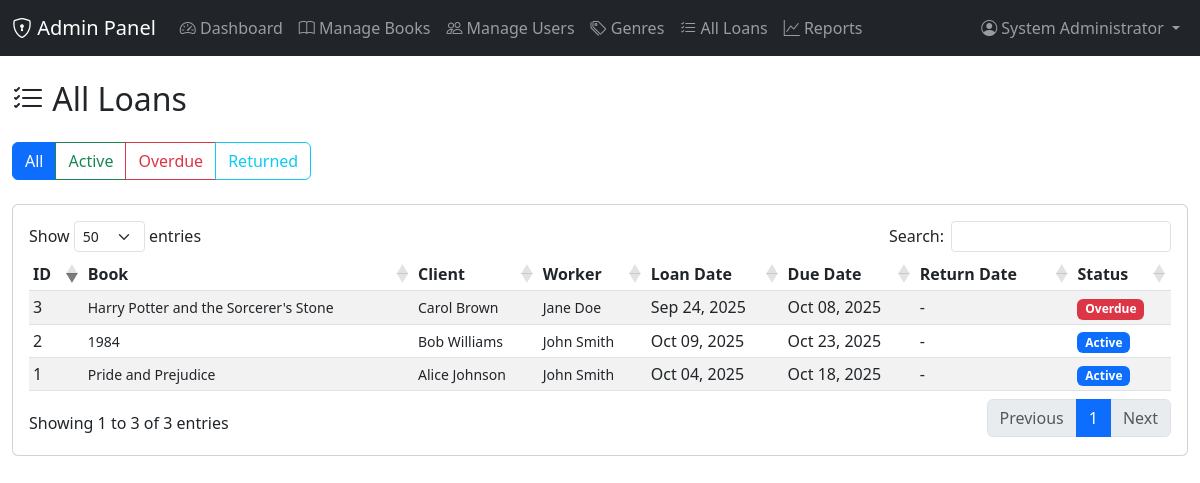
/admin/view-loans.php (signed in), run on the app's committed database.
### tables this page shows
CREATE TABLE loans (
    loan_id INT AUTO_INCREMENT PRIMARY KEY,
    book_id INT NOT NULL,
    client_id INT NOT NULL,
    worker_id INT NOT NULL,
    loan_date TIMESTAMP DEFAULT CURRENT_TIMESTAMP,
    due_date DATE NOT NULL,
    return_date TIMESTAMP NULL,
    status ENUM('active', 'returned', 'overdue', 'lost') NOT NULL DEFAULT 'active',
    notes TEXT,
    created_at TIMESTAMP DEFAULT CURRENT_TIMESTAMP,
    FOREIGN KEY (book_id) REFERENCES books(book_id) ON DELETE CASCADE,
    FOREIGN KEY (client_id) REFERENCES users(user_id) ON DELETE CASCADE,
    FOREIGN KEY (worker_id) REFERENCES users(user_id) ON DELETE CASCADE,
    INDEX idx_loans_client (client_id),
    INDEX idx_loans_book (book_id),
    INDEX idx_loans_status (status),
    INDEX idx_loans_due_date (due_date)
);

CREATE TABLE books (
    book_id INT AUTO_INCREMENT PRIMARY KEY,
    isbn VARCHAR(13) UNIQUE,
    title VARCHAR(255) NOT NULL,
    author VARCHAR(255) NOT NULL,
    publisher VARCHAR(100),
    publication_year INT,
    genre_id INT,
    total_copies INT NOT NULL DEFAULT 1,
    available_copies INT NOT NULL DEFAULT 1,
    shelf_location VARCHAR(50),
    description TEXT,
    cover_image_url VARCHAR(500),
    created_at TIMESTAMP DEFAULT CURRENT_TIMESTAMP,
    updated_at TIMESTAMP DEFAULT CURRENT_TIMESTAMP ON UPDATE CURRENT_TIMESTAMP,
    FOREIGN KEY (genre_id) REFERENCES genres(genre_id) ON DELETE SET NULL,
    CONSTRAINT check_copies CHECK (available_copies <= total_copies),
    CONSTRAINT check_total_copies CHECK (total_copies >= 0),
    CONSTRAINT check_available_copies CHECK (available_copies >= 0),
    INDEX idx_books_title (title),
    INDEX idx_books_author (author),
    INDEX idx_books_isbn (isbn),
    INDEX idx_books_genre (genre_id)
);

CREATE TABLE users (
    user_id INT AUTO_INCREMENT PRIMARY KEY,
    username VARCHAR(50) UNIQUE NOT NULL,
    email VARCHAR(100) UNIQUE NOT NULL,
    password_hash VARCHAR(255) NOT NULL,
    full_name VARCHAR(100) NOT NULL,
    role ENUM('admin', 'worker', 'client') NOT NULL,
    phone VARCHAR(20),
    address TEXT,
    is_active TINYINT(1) DEFAULT 1,
    created_at TIMESTAMP DEFAULT CURRENT_TIMESTAMP,
    updated_at TIMESTAMP DEFAULT CURRENT_TIMESTAMP ON UPDATE CURRENT_TIMESTAMP,
    INDEX idx_users_role (role),
    INDEX idx_users_email (email)
);

### includes/functions.php (called while the page is built, shortened)
<?php
function executeQuery($query, $params = []) {
    $database = new Database();
    $db = $database->getConnection();
    $stmt = $db->prepare($query);
    $stmt->execute($params);
    return $stmt;
}
function fetchAll($query, $params = []) {
    $stmt = executeQuery($query, $params);
    return $stmt->fetchAll(PDO::FETCH_ASSOC);
}
?>

### admin/view-loans.php (the view, shortened to what this page needs)
<?php
require_once '../includes/functions.php';
$filter = $_GET['filter'] ?? 'all';
$where = "1=1";
$loans = fetchAll("
    SELECT l.*, b.title, b.author, c.full_name as client_name,
           w.full_name as worker_name,
           DATEDIFF(COALESCE(l.return_date, CURDATE()), l.due_date) as days_diff
    FROM loans l
    JOIN books b ON l.book_id = b.book_id
    JOIN users c ON l.client_id = c.user_id
    JOIN users w ON l.worker_id = w.user_id
    WHERE $where
    ORDER BY l.loan_date DESC
");
?>
<!DOCTYPE html>
<html lang="en">
<head>
    <link href="https://cdn.jsdelivr.net/npm/bootstrap@5.3.0/dist/css/bootstrap.min.css" rel="stylesheet">
    <link rel="stylesheet" href="https://cdn.jsdelivr.net/npm/bootstrap-icons@1.11.0/font/bootstrap-icons.css">
    <link rel="stylesheet" href="https://cdn.datatables.net/1.13.6/css/dataTables.bootstrap5.min.css">
</head>
<body>
    <?php include 'navbar.php'; ?>
    <div class="container-fluid mt-4">
        <h2><i class="bi bi-list-check"></i> All Loans</h2>
        <div class="btn-group mt-3 mb-4">
            <a href="?filter=all" class="btn btn-<?= $filter == 'all' ? 'primary' : 'outline-primary' ?>">All</a>
            <a href="?filter=active" class="btn btn-<?= $filter == 'active' ? 'success' : 'outline-success' ?>">Active</a>
            <a href="?filter=overdue" class="btn btn-<?= $filter == 'overdue' ? 'danger' : 'outline-danger' ?>">Overdue</a>
            <a href="?filter=returned" class="btn btn-<?= $filter == 'returned' ? 'info' : 'outline-info' ?>">Returned</a>
        </div>
        <div class="card">
            <div class="card-body">
                <div class="table-responsive">
                    <table id="loansTable" class="table table-striped table-sm">
                        <thead>
                            <tr>
                                <th>ID</th>
                                <th>Book</th>
                                <th>Client</th>
                                <th>Worker</th>
                                <th>Loan Date</th>
                                <th>Due Date</th>
                                <th>Return Date</th>
                                <th>Status</th>
                            </tr>
                        </thead>
                        <tbody>
                            <?php foreach ($loans as $loan): ?>
                                <tr>
                                    <td><?= $loan['loan_id'] ?></td>
                                    <td><small><?= htmlspecialchars($loan['title']) ?></small></td>
                                    <td><small><?= htmlspecialchars($loan['client_name']) ?></small></td>
                                    <td><small><?= htmlspecialchars($loan['worker_name']) ?></small></td>
                                    <td><?= date('M d, Y', strtotime($loan['loan_date'])) ?></td>
                                    <td><?= date('M d, Y', strtotime($loan['due_date'])) ?></td>
                                    <td><?= $loan['return_date'] ? date('M d, Y', strtotime($loan['return_date'])) : '-' ?></td>
                                    <td>
                                        <span class="badge bg-<?=
                                            $loan['status'] == 'returned' ? 'success' :
                                            ($loan['status'] == 'overdue' ? 'danger' : 'primary')
                                        ?>">
                                            <?= ucfirst($loan['status']) ?>
                                        </span>
                                    </td>
                                </tr>
                            <?php endforeach; ?>
                        </tbody>
                    </table>
                </div>
            </div>
        </div>
    </div>
</body>
</html>

### data on the page
loans: loan_id "2", book.title "1984", client.full_name "Bob Williams", worker.full_name "John Smith", loan_date "Oct 09, 2025", due_date "Oct 23, 2025", status "Active"
loans: loan_id "1", book.title "Pride and Prejudice", client.full_name "Alice Johnson", worker.full_name "John Smith", loan_date "Oct 04, 2025", due_date "Oct 18, 2025", status "Active"
loans: loan_id "3", book.title "Harry Potter and the Sorcerer's Stone", client.full_name "Carol Brown", worker.full_name "Jane Doe", loan_date "Sep 24, 2025", due_date "Oct 08, 2025", status "Overdue"

### other printed values
getUserName() "System Administrator"
